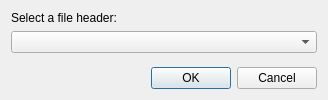
<?xml version="1.0" encoding="UTF-8"?>
<ui version="4.0">
 <class>HeaderSelectionDialog</class>
 <widget class="QDialog" name="HeaderSelectionDialog">
  <property name="geometry">
   <rect>
    <x>0</x>
    <y>0</y>
    <width>328</width>
    <height>100</height>
   </rect>
  </property>
  <property name="windowTitle">
   <string>New File Header</string>
  </property>
  <layout class="QVBoxLayout" name="verticalLayout">
   <item>
    <widget class="QLabel" name="label">
     <property name="text">
      <string>Select a file header:</string>
     </property>
    </widget>
   </item>
   <item>
    <widget class="QComboBox" name="comboBox"/>
   </item>
   <item>
    <spacer name="verticalSpacer">
     <property name="orientation">
      <enum>Qt::Vertical</enum>
     </property>
     <property name="sizeHint" stdset="0">
      <size>
       <width>20</width>
       <height>40</height>
      </size>
     </property>
    </spacer>
   </item>
   <item>
    <widget class="QDialogButtonBox" name="buttonBox">
     <property name="orientation">
      <enum>Qt::Horizontal</enum>
     </property>
     <property name="standardButtons">
      <set>QDialogButtonBox::Cancel|QDialogButtonBox::Ok</set>
     </property>
    </widget>
   </item>
  </layout>
 </widget>
 <resources/>
 <connections>
  <connection>
   <sender>buttonBox</sender>
   <signal>accepted()</signal>
   <receiver>HeaderSelectionDialog</receiver>
   <slot>accept()</slot>
   <hints>
    <hint type="sourcelabel">
     <x>248</x>
     <y>254</y>
    </hint>
    <hint type="destinationlabel">
     <x>157</x>
     <y>274</y>
    </hint>
   </hints>
  </connection>
  <connection>
   <sender>buttonBox</sender>
   <signal>rejected()</signal>
   <receiver>HeaderSelectionDialog</receiver>
   <slot>reject()</slot>
   <hints>
    <hint type="sourcelabel">
     <x>316</x>
     <y>260</y>
    </hint>
    <hint type="destinationlabel">
     <x>286</x>
     <y>274</y>
    </hint>
   </hints>
  </connection>
 </connections>
</ui>
